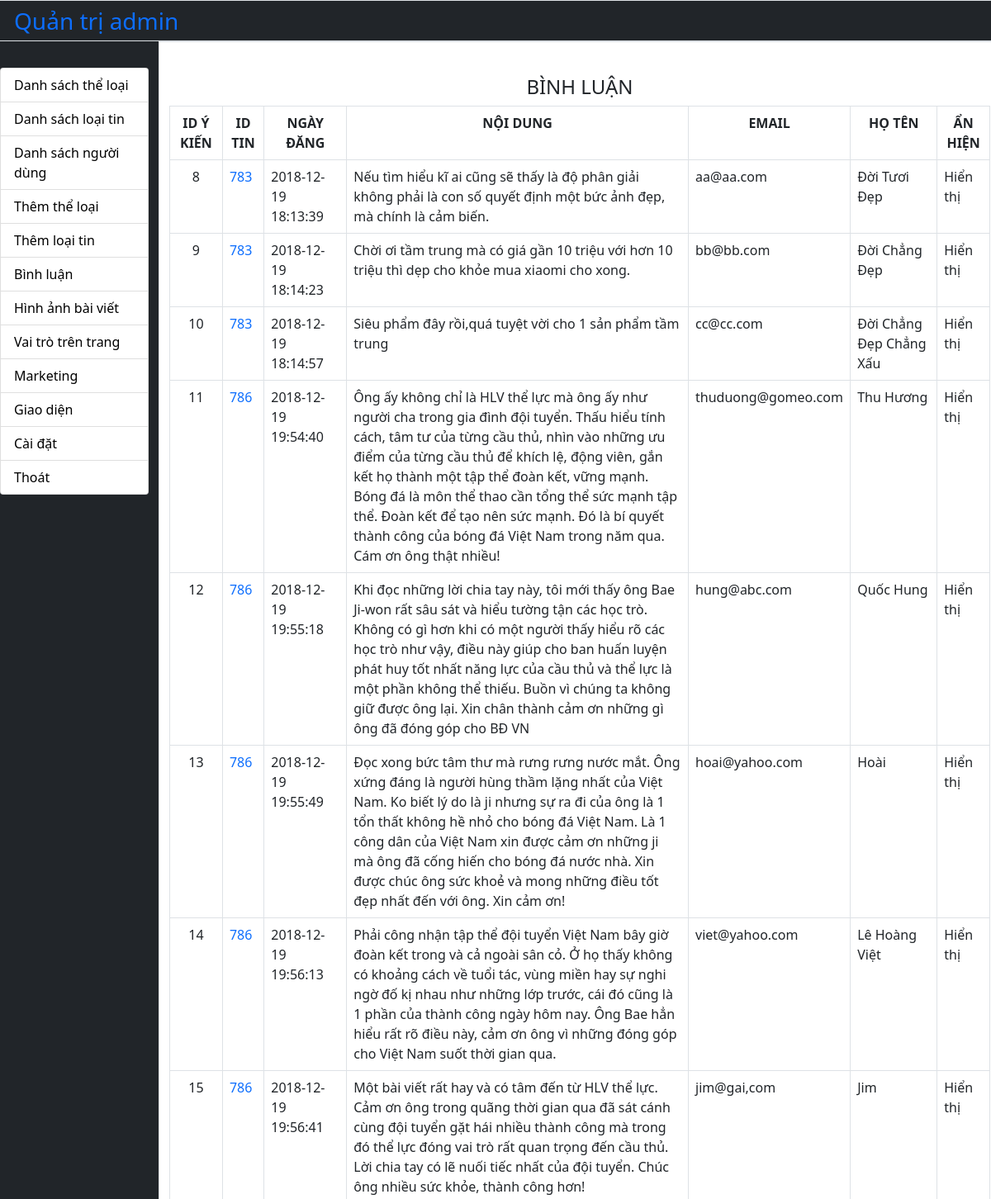
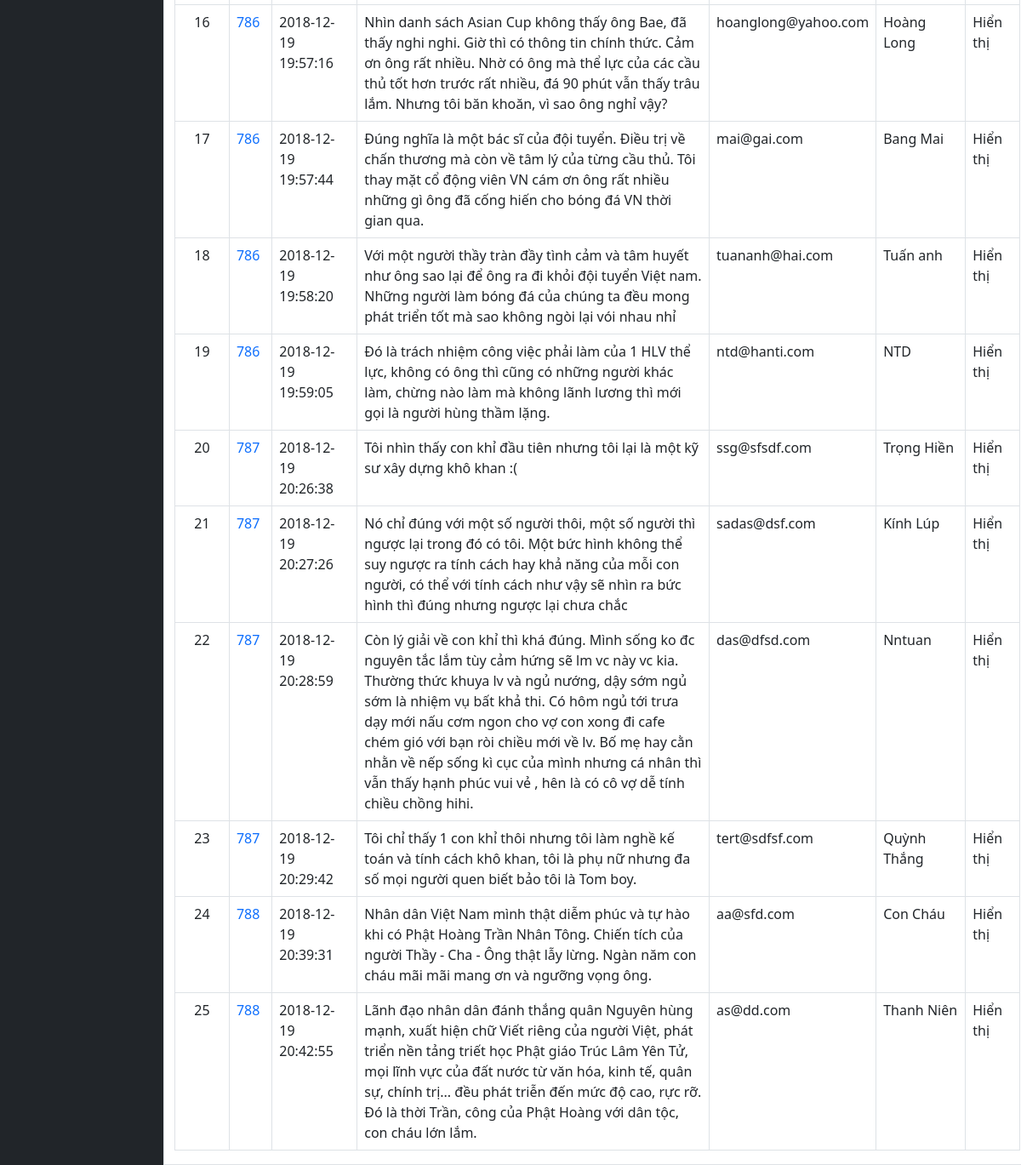
The app's page /tintuc/quantri/index.php?page=binhluan_ds (signed in) with its own data (2 pictures, top to bottom).
### tables this page shows
CREATE TABLE `ykien` (
  `idYKien` int(11) NOT NULL,
  `idTin` int(11) NOT NULL DEFAULT 0,
  `Ngay` datetime NOT NULL DEFAULT '0000-00-00 00:00:00',
  `NoiDung` text NOT NULL,
  `Email` varchar(255) DEFAULT NULL,
  `HoTen` varchar(255) DEFAULT NULL,
  `AnHien` tinyint(1) NOT NULL DEFAULT 1
);

### tintuc/quantri/functions.php (called while the page is built, shortened)
<?php
$host = 'localhost';
$dbname = 'php1_news';
$userdb = 'root';
$passdb = '';
$conn = new PDO("mysql:host=$host;dbname=$dbname;charset=utf8", $userdb, $passdb);
$conn->setAttribute(PDO::ATTR_ERRMODE, PDO::ERRMODE_EXCEPTION);
?>
<?php
function laydsComment()
{
    $sql = "SELECT idYKien,idTin, Ngay, NoiDung, Email,HoTen,AnHien FROM ykien ORDER BY ngay";
    global $conn;
    $kq = $conn->query($sql);
    return $kq;
}
?>

### tintuc/quantri/comment_ds.php (the view)
<?php
$listcmt = laydsComment();
?>
<link rel="stylesheet" href="https://cdn.jsdelivr.net/npm/bootstrap@5.1.0/dist/css/bootstrap.min.css">
<h4 class="col-10 m-auto p-2 text-center">BÌNH LUẬN</h4>
<table class="table table-bordered">
    <tr>
        <th class="text-center" >ID Ý KIẾN</th class="text-center">
        <th class="text-center">ID TIN</th class="text-center">
        <th class="text-center">NGÀY ĐĂNG</th class="text-center">
        <th class="text-center">NỘI DUNG</th class="text-center">
        <th class="text-center">EMAIL</th class="text-center">
        <th class="text-center">HỌ TÊN</th class="text-center">
        <th class="text-center">ẨN HIỆN</th class="text-center">
    </tr>
    <?php foreach ($listcmt as $row) { ?>
        <tr>
            <td class="text-center"><?= $row['idYKien'] ?></td>
            <td ><a style="text-decoration: none;" href="index.php?page=tin&idTin=<?=$row['idTin'] ?>"><?= $row['idTin'] ?> </a></td>
            <td ><?= $row['Ngay'] ?></td>
            <td class="col-5"><?= $row['NoiDung'] ?></td>
            <td ><?= $row['Email'] ?></td>
            <td ><?= $row['HoTen'] ?></td>
            <td><?= ($row['AnHien'] ? "Hiển thị" : "Ẩn") ?></td>
        </tr>
    <?php } ?>
</table>

### records on screen
ykien: idYKien "8", idTin "783", Ngay "2018-12-19 18:13:39", NoiDung "Nếu tìm hiểu kĩ ai cũng sẽ thấy là độ phân giải không phải là con số quyết định một bức ảnh đẹp, mà chính là cảm biến.", Email "aa@aa.com", HoTen "Đời Tươi Đẹp", AnHien "Hiển thị"
ykien: idYKien "9", idTin "783", Ngay "2018-12-19 18:14:23", NoiDung "Chời ơi tầm trung mà có giá gần 10 triệu với hơn 10 triệu thì dẹp cho khỏe mua xiaomi cho xong.", Email "bb@bb.com", HoTen "Đời Chẳng Đẹp", AnHien "Hiển thị"
ykien: idYKien "10", idTin "783", Ngay "2018-12-19 18:14:57", NoiDung "Siêu phẩm đây rồi,quá tuyệt vời cho 1 sản phẩm tầm trung", Email "cc@cc.com", HoTen "Đời Chẳng Đẹp Chẳng Xấu", AnHien "Hiển thị"
ykien: idYKien "11", idTin "786", Ngay "2018-12-19 19:54:40", NoiDung "Ông ấy không chỉ là HLV thể lực mà ông ấy như người cha trong gia đình đội tuyển. Thấu hiểu tính cách, tâm tư của từng cầu thủ, nhìn vào những ưu điểm của từng cầu thủ để khích lệ, động viên, gắn kết họ thành một tập thể đoàn kết, vững mạnh. Bóng đá là môn thể thao cần tổng thể sức mạnh tập thể. Đoàn kết để tạo nên sức mạnh. Đó là bí quyết thành công của bóng đá Việt Nam trong năm qua. Cám ơn ông thật nhiều!", Email "thuduong@gomeo.com", HoTen "Thu Hương", AnHien "Hiển thị"
ykien: idYKien "12", idTin "786", Ngay "2018-12-19 19:55:18", NoiDung "Khi đọc những lời chia tay này, tôi mới thấy ông Bae Ji-won rất sâu sát và hiểu tường tận các học trò. Không có gì hơn khi có một người thấy hiểu rõ các học trò như vậy, điều này giúp cho ban huấn luyện phát huy tốt nhất năng lực của cầu thủ và thể lực là một phần không thể thiếu. Buồn vì chúng ta không giữ được ông lại. Xin chân thành cảm ơn những gì ông đã đóng góp cho BĐ VN", Email "hung@abc.com", HoTen "Quốc Hung", AnHien "Hiển thị"
ykien: idYKien "13", idTin "786", Ngay "2018-12-19 19:55:49", NoiDung "Đọc xong bức tâm thư mà rưng rưng nước mắt. Ông xứng đáng là người hùng thầm lặng nhất của Việt Nam. Ko biết lý do là ji nhưng sự ra đi của ông là 1 tổn thất không hề nhỏ cho bóng đá Việt Nam. Là 1 công dân của Việt Nam xin được cảm ơn những ji mà ông đã cống hiến cho bóng đá nước nhà. Xin được chúc ông sức khoẻ và mong những điều tốt đẹp nhất đến với ông. Xin cảm ơn!", Email "hoai@yahoo.com", HoTen "Hoài", AnHien "Hiển thị"
ykien: idYKien "14", idTin "786", Ngay "2018-12-19 19:56:13", NoiDung "Phải công nhận tập thể đội tuyển Việt Nam bây giờ đoàn kết trong và cả ngoài sân cỏ. Ở họ thấy không có khoảng cách về tuổi tác, vùng miền hay sự nghi ngờ đố kị nhau như những lớp trước, cái đó cũng là 1 phần của thành công ngày hôm nay. Ông Bae hẳn hiểu rất rõ điều này, cảm ơn ông vì những đóng góp cho Việt Nam suốt thời gian qua.", Email "viet@yahoo.com", HoTen "Lê Hoàng Việt", AnHien "Hiển thị"
ykien: idYKien "15", idTin "786", Ngay "2018-12-19 19:56:41", NoiDung "Một bài viết rất hay và có tâm đến từ HLV thể lực. Cảm ơn ông trong quãng thời gian qua đã sát cánh cùng đội tuyển gặt hái nhiều thành công mà trong đó thể lực đóng vai trò rất quan trọng đến cầu thủ. Lời chia tay có lẽ nuối tiếc nhất của đội tuyển. Chúc ông nhiều sức khỏe, thành công hơn!", Email "jim@gai,com", HoTen "Jim", AnHien "Hiển thị"
ykien: idYKien "16", idTin "786", Ngay "2018-12-19 19:57:16", NoiDung "Nhìn danh sách Asian Cup không thấy ông Bae, đã thấy nghi nghi. Giờ thì có thông tin chính thức. Cảm ơn ông rất nhiều. Nhờ có ông mà thể lực của các cầu thủ tốt hơn trước rất nhiều, đá 90 phút vẫn thấy trâu lắm. Nhưng tôi băn khoăn, vì sao ông nghỉ vậy?", Email "hoanglong@yahoo.com", HoTen "Hoàng Long", AnHien "Hiển thị"
ykien: idYKien "17", idTin "786", Ngay "2018-12-19 19:57:44", NoiDung "Đúng nghĩa là một bác sĩ của đội tuyển. Điều trị về chấn thương mà còn về tâm lý của từng cầu thủ. Tôi thay mặt cổ động viên VN cám ơn ông rất nhiều những gì ông đã cống hiến cho bóng đá VN thời gian qua.", Email "mai@gai.com", HoTen "Bang Mai", AnHien "Hiển thị"
ykien: idYKien "18", idTin "786", Ngay "2018-12-19 19:58:20", NoiDung "Với một người thầy tràn đầy tình cảm và tâm huyết như ông sao lại để ông ra đi khỏi đội tuyển Việt nam. Những người làm bóng đá của chúng ta đều mong phát triển tốt mà sao không ngòi lại vói nhau nhỉ", Email "tuananh@hai.com", HoTen "Tuấn anh", AnHien "Hiển thị"
ykien: idYKien "19", idTin "786", Ngay "2018-12-19 19:59:05", NoiDung "Đó là trách nhiệm công việc phải làm của 1 HLV thể lực, không có ông thì cũng có những người khác làm, chừng nào làm mà không lãnh lương thì mới gọi là người hùng thầm lặng.", Email "ntd@hanti.com", HoTen "NTD", AnHien "Hiển thị"
ykien: idYKien "20", idTin "787", Ngay "2018-12-19 20:26:38", NoiDung "Tôi nhìn thấy con khỉ đầu tiên nhưng tôi lại là một kỹ sư xây dựng khô khan :(", Email "ssg@sfsdf.com", HoTen "Trọng Hiền", AnHien "Hiển thị"
ykien: idYKien "21", idTin "787", Ngay "2018-12-19 20:27:26", NoiDung "Nó chỉ đúng với một số người thôi, một số người thì ngược lại trong đó có tôi. Một bức hình không thể suy ngược ra tính cách hay khả năng của mỗi con người, có thể với tính cách như vậy sẽ nhìn ra bức hình thì đúng nhưng ngược lại chưa chắc", Email "sadas@dsf.com", HoTen "Kính Lúp", AnHien "Hiển thị"
ykien: idYKien "22", idTin "787", Ngay "2018-12-19 20:28:59", NoiDung "Còn lý giải về con khỉ thì khá đúng. Mình sống ko đc nguyên tắc lắm tùy cảm hứng sẽ lm vc này vc kia. Thường thức khuya lv và ngủ nướng, dậy sớm ngủ sớm là nhiệm vụ bất khả thi. Có hôm ngủ tới trưa dạy mới nấu cơm ngon cho vợ con xong đi cafe chém gió với bạn ròi chiều mới về lv. Bố mẹ hay cằn nhằn về nếp sống kì cục của mình nhưng cá nhân thì vẫn thấy hạnh phúc vui vẻ , hên là có cô vợ dễ tính chiều chồng hihi.", Email "das@dfsd.com", HoTen "Nntuan", AnHien "Hiển thị"
ykien: idYKien "23", idTin "787", Ngay "2018-12-19 20:29:42", NoiDung "Tôi chỉ thấy 1 con khỉ thôi nhưng tôi làm nghề kế toán và tính cách khô khan, tôi là phụ nữ nhưng đa số mọi người quen biết bảo tôi là Tom boy.", Email "tert@sdfsf.com", HoTen "Quỳnh Thắng", AnHien "Hiển thị"
ykien: idYKien "24", idTin "788", Ngay "2018-12-19 20:39:31", NoiDung "Nhân dân Việt Nam mình thật diễm phúc và tự hào khi có Phật Hoàng Trần Nhân Tông. Chiến tích của người Thầy - Cha - Ông thật lẫy lừng. Ngàn năm con cháu mãi mãi mang ơn và ngưỡng vọng ông.", Email "aa@sfd.com", HoTen "Con Cháu", AnHien "Hiển thị"
ykien: idYKien "25", idTin "788", Ngay "2018-12-19 20:42:55", NoiDung "Lãnh đạo nhân dân đánh thắng quân Nguyên hùng mạnh, xuất hiện chữ Viết riêng của người Việt, phát triển nền tảng triết học Phật giáo Trúc Lâm Yên Tử, mọi lĩnh vực của đất nước từ văn hóa, kinh tế, quân sự, chính trị... đều phát triễn đến mức độ cao, rực rỡ. Đó là thời Trần, công của Phật Hoàng với dân tộc, con cháu lớn lắm.", Email "as@dd.com", HoTen "Thanh Niên", AnHien "Hiển thị"
